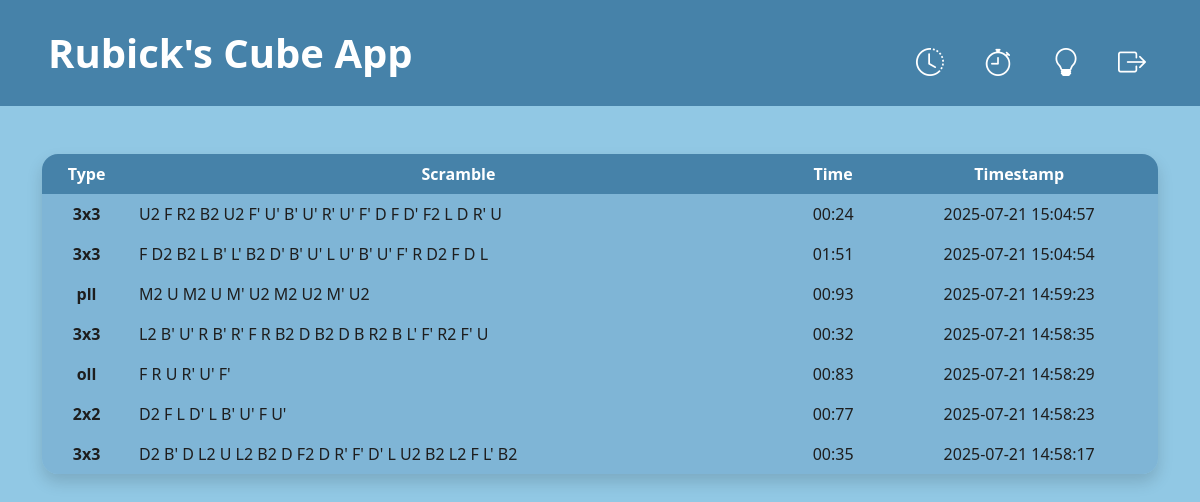
The app's page / (signed in), older data.
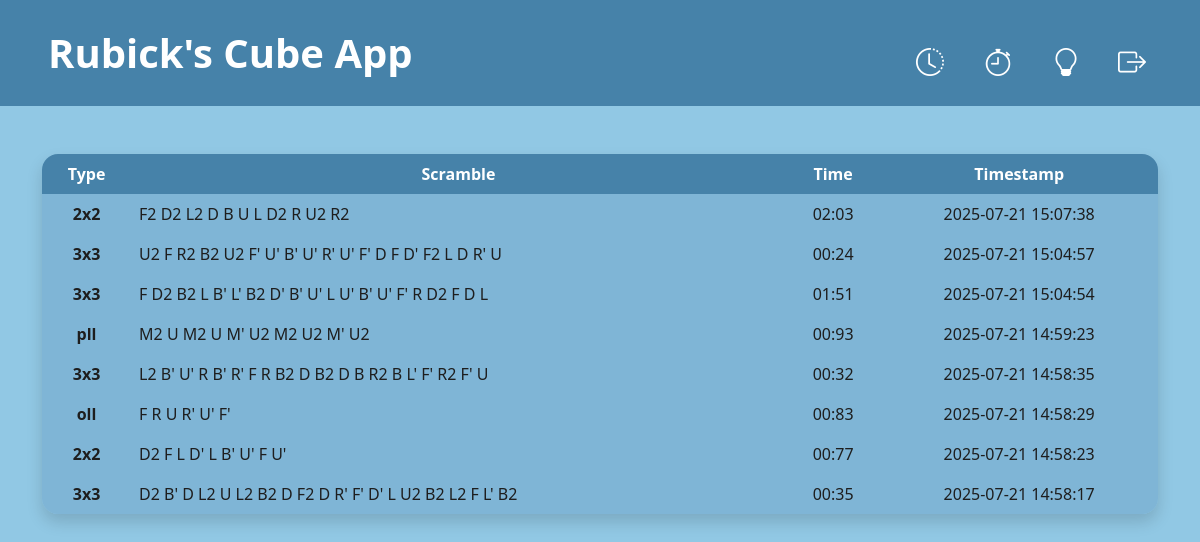
The same page, newer data.
### tables this page shows
CREATE TABLE solves (
    id INTEGER PRIMARY KEY AUTOINCREMENT,
    user_id INTEGER,
    scramble TEXT,
    scramble_type TEXT,
    time TEXT,
    time_ms INTEGER,
    timestamp TEXT
);

### app.py (the view)
@app.route("/")
@login_required
def index():
    conn = sqlite3.connect("users.db")
    conn.row_factory = sqlite3.Row
    cur = conn.cursor()
    cur.execute("""
        SELECT scramble_type, scramble, time, timestamp
        FROM solves
        WHERE user_id = ?
        ORDER BY timestamp DESC
    """, (current_user.id,))
    solves = cur.fetchall()
    conn.close()
    return render_template("index.html", solves=solves)

### app.py (called while the page is built)
@login_manager.user_loader
def load_user(user_id):
    conn = sqlite3.connect("users.db")
    conn.row_factory = sqlite3.Row
    cur = conn.cursor()
    cur.execute("SELECT * FROM users WHERE id = ?", (user_id,))
    row = cur.fetchone()
    conn.close()
    if row:
        return User(id=row["id"], username=row["username"])
    return None

### templates/index.html (shortened to what this page needs)
{% extends "layout.html" %}
{% block body %}
    <main id="history" class="container my-5 d-flex justify-content-center">
        <div class="w-100">
            <div class="table-responsive shadow rounded-4 overflow-hidden">
                <table class="table table-hover table-borderless align-middle mb-0">
                    <thead class="head text-center text-nowrap">
                        <tr>
                            <th scope="col">Type</th>
                            <th scope="col">Scramble</th>
                            <th scope="col">Time</th>
                            <th scope="col">Timestamp</th>
                        </tr>
                    </thead>
                    <tbody class="body text-center">
                        {% for solve in solves %}
                        <tr>
                            <td class="fw-semibold">{{ solve.scramble_type }}</td>
                            <td class="text-start text-break">{{ solve.scramble }}</td>
                            <td class="text-nowrap">{{ solve.time }}</td>
                            <td class="text-nowrap">{{ solve.timestamp }}</td>
                        </tr>
                        {% endfor %}
                    </tbody>
                </table>
            </div>
        </div>
    </main>
{% endblock %}

### templates/layout.html (shortened to what this page needs)
<!DOCTYPE html>
<html lang="en">
<head>
    <link rel="stylesheet" href="https://cdn.jsdelivr.net/npm/bootstrap-icons@1.13.1/font/bootstrap-icons.min.css">
    <link href="https://cdn.jsdelivr.net/npm/bootstrap@5.3.7/dist/css/bootstrap.min.css" rel="stylesheet">
    <link rel="stylesheet" href="{{ url_for('static', filename='css/style.css') }}">
</head>
<body class="d-flex flex-column min-vh-100">
    {% if request.endpoint == 'login' or request.endpoint == 'register' %}
        <nav class="navbar">
            <div class="container-fluid px-5 py-2 d-flex align-items-center">
                <a href="{{ url_for('index') }}" class="navbar-brand fs-1 fw-bold">Rubick's Cube App</a>
                <ul class="navbar-nav d-flex flex-row ms-auto align-items-center">
                    <li class="nav-item me-3 fs-5">
                        <a href="{{ url_for('login') }}" class="nav-link">Log In</a>
                    </li>
                    <li class="nav-item fs-5">
                        <a href="{{ url_for('register') }}" class="nav-link">Register</a>
                    </li>
                </ul>
            </div>
        </nav>
    {% else %}
        <nav id="navbar" class="navbar navbar-expand-md">
            <div class="container-fluid px-5 py-2 d-flex align-items-center">
                <a href="{{ url_for('index') }}" class="navbar-brand fs-1 fw-bold">Rubick's Cube App</a>
                <div class="collapse navbar-collapse" id="navbar-content">
                    <ul class="navbar-nav ms-auto d-flex align-items-center justify-content-between gap-4 mt-3 ms-md-auto">
                        <li class="nav-item fs-5">
                            <a href="{{ url_for('index') }}" class="nav-link d-flex flex-column align-items-center" title="History">
                                <i class="bi bi-clock-history fs-3"></i>
                            </a>
                        </li>
                        <li class="nav-item fs-5">
                            <a href="{{ url_for('timer') }}" class="nav-link d-flex flex-column align-items-center" title="Timer">
                                <i class="bi bi-stopwatch fs-3"></i>
                            </a>
                        </li>
                        <li class="nav-item fs-5">
                            <a href="{{ url_for('solver') }}" class="nav-link d-flex flex-column align-items-center" title="Solver">
                                <i class="bi bi-lightbulb fs-3"></i>
                            </a>
                        </li>
                        <li class="nav-item fs-5">
                            <form id="logout-form" action="/logout" method="post">
                                <button type="submit" class="d-flex flex-column align-items-center" title="Log Out">
                                    <i class="bi bi-box-arrow-right fs-3"></i>
                                </button>
                            </form>
                        </li>
                    </ul>
                </div>
            </div>
        </nav>
    {% endif %}
    {% block body %}
    {% endblock %}
</body>
</html>

### static/css/style.css (style rules this page uses)
:root { --primary: #4682A9; --secondary: #91C8E4; --highlight : #7FB5D6; --accent: #F6B17A; --bg-light: #F2F2F2; --bg-dark: #2D2D2D; --text-dark: #1E1E1E; --text-light: #FFFFFF; --divider: #B0BFCF; }
body { background-color: var(--secondary); }
.navbar { background-color: var(--primary); }
.navbar .navbar-brand, .navbar .nav-link { color: var(--text-light); transition: color 0.3s ease; }
#logout-form > button { background:none; border:none; box-shadow:none; color: var(--text-light); transition: color 0.3s ease; }
#history { height: 70dvh; color: var(--text-light); }
#history > div { max-width: 1200px; }
thead.head th { background-color: var(--primary) !important; color: var(--text-light) !important; }
tbody.body td { background-color: var(--highlight) !important; color: var(--text-dark) !important; }

Row changes from the older to the newer data that the page shows:
added solves: scramble_type "2x2", scramble "F2 D2 L2 D B U L D2 R U2 R2", time "02:03", timestamp "2025-07-21 15:07:38"
